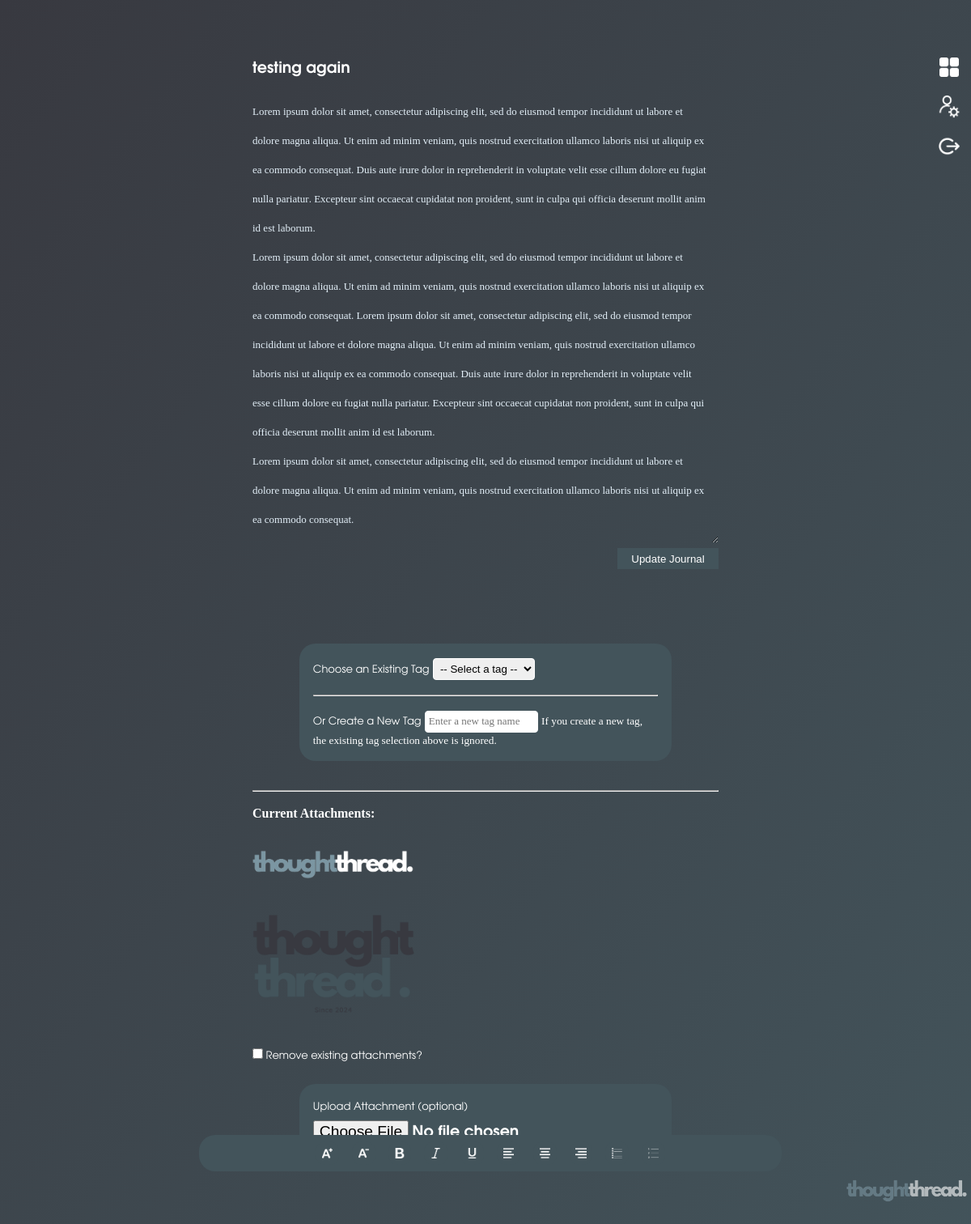
/journal/entry/20/edit/ (signed in), run on the app's committed database.
### journalApp/models.py (models this page shows, shortened)
class JournalEntry(models.Model):
    entry_id = models.AutoField(primary_key=True)
    user = models.ForeignKey(User, on_delete=models.CASCADE)
    title = models.CharField(max_length=255)
    content = models.TextField()
    created_at = models.DateTimeField(auto_now_add=True)
    updated_at = models.DateTimeField(auto_now=True)
    tag = models.ForeignKey(Tag, on_delete=models.SET_NULL, null=True, blank=True)

class Attachment(models.Model):
    attachment_id = models.AutoField(primary_key=True)
    journal_entry = models.ForeignKey(JournalEntry, on_delete=models.CASCADE, related_name='attachments')
    image = models.ImageField(upload_to='journal_attachments/')
    uploaded_at = models.DateTimeField(auto_now_add=True)

### journalApp/views.py (the view)
# urls.py: path('entry/<int:entry_id>/edit/', views.editEntry, name='editEntry'),
def editEntry(request, entry_id):
    journal = JournalEntry.objects.get(pk=entry_id,user=request.user)
    if request.method == 'POST':
        title = request.POST.get('title')
        content = request.POST.get('content')
        existing_tag_id = request.POST.get('existingTag')
        new_tag_name = request.POST.get('newTag')
        journal.title = title
        journal.content = content
        if new_tag_name:
            tag, _ = Tag.objects.get_or_create(name=new_tag_name, user=request.user)
            journal.tag = tag
        elif existing_tag_id:
            journal.tag = Tag.objects.get(tag_id=existing_tag_id, user=request.user)
        else:
            journal.tag = None
        remove_existing = request.POST.get('remove_attachment')
        if remove_existing == 'on':
            journal.attachments.all().delete()
        if 'new_attachment' in request.FILES:
            image_file = request.FILES['new_attachment']
            Attachment.objects.create(
                journal_entry=journal,
                image=image_file
            )
        journal.save()
        messages.success(request, "Entry updated successfully!")
        return redirect('viewEntry', entry_id=journal.entry_id)
    else:
        all_tags = Tag.objects.filter(user=request.user).distinct()
        context = {
            'journal': journal,
            'all_tags': all_tags
        }
        return render(request, 'journalApp/editEntry.html', context)

### journalApp/templates/journalApp/editEntry.html (shortened to what this page needs)
{% load static %}
<!DOCTYPE html>
<html lang="en">
<head>
    <link rel="stylesheet" href="{% static 'css/style.css' %}">
</head>
<body>
    <main id="main" class="journalentrypage">
        <div id="side-nav">
            <a href="{% url 'index' %}">
                <button>
                    <img src="{% static 'images/button-icons/dashboard.png' %}" alt="Dashboard" width="80%">
                </button>
            </a>
            <br><br>
            <a href="{% url 'profSetting' %}">
                <button>
                    <img src="{% static 'images/button-icons/profile.png' %}" alt="Profile" width="95%">
                </button>
            </a>
            <br><br>
            {% if user.is_authenticated %}
            <a href="{% url 'logOut' %}">
                <button>
                    <img src="{% static 'images/button-icons/logout.png' %}" alt="Logout" width="85%">
                </button>
            </a>
            {% endif %}
        </div>
        <form
            action="{% url 'editEntry' journal.entry_id %}"
            method="POST"
            id="journalForm"
            enctype="multipart/form-data"
        >
            <div class="form-group">
                <input
                    type="text"
                    id="journalTitle"
                    name="title"
                    class="form-control"
                    value="{{ journal.title }}"
                    required
                >
            </div>
            <div class="form-group">
                <div
                    id="journalContent"
                    class="journal-content-editable"
                    contenteditable="true"
                >
                    {{ journal.content|safe }}
                </div>
            </div>
            <div class="form-group mt-3" id="save-btn">
                <button
                    type="submit"
                    class="btn btn-primary"
                    onclick="prepareSubmission(event)"
                >
                    Update Journal
                </button>
            </div>
            <div id="tags-section">
                <div class="form-group">
                    <label for="existingTag">Choose an Existing Tag</label>
                    <select
                        id="existingTag"
                        name="existingTag"
                        class="form-control"
                    >
                        <option value="">-- Select a tag --</option>
                    </select>
                </div>
                <br>
                <hr>
                <br>
                <div class="form-group">
                    <label for="newTag">Or Create a New Tag</label>
                    <input
                        type="text"
                        id="newTag"
                        name="newTag"
                        class="form-control"
                        placeholder="Enter a new tag name"
                    >
                    <small class="text-muted">
                        If you create a new tag, the existing tag selection above is ignored.
                    </small>
                </div>
            </div>
            <br>
            <br>
            <hr>
            <br>
            {% if journal.attachments.all %}
                <h4>Current Attachments:</h4><br><br>
                {% for attach in journal.attachments.all %}
                    <img
                        src="{{ attach.image.url }}"
                        alt="Attachment"
                        style="max-width: 200px;"
                    ><br>
                {% endfor %}
                <label>
                    <input type="checkbox" name="remove_attachment">
                    Remove existing attachments?
                </label>
                <br><br>
            {% else %}
                <p>No attachments.</p>
            {% endif %}
            <div class="form-group" id="attachment-section">
                <label for="new_attachment">Upload Attachment (optional)</label>
                <input
                    type="file"
                    id="new_attachment"
                    name="new_attachment"
                    accept="image/*"
                >
            </div>
        </form>
        <div class="toolbar">
            <button onclick="changeSize('up')" title="Increase font size">
                <img src="{% static 'images/toolbar-icons/font-size-up.png' %}" alt="Increase Font Size">
            </button>
            <button onclick="changeSize('down')" title="Decrease font size">
                <img src="{% static 'images/toolbar-icons/font-size-down.png' %}" alt="Decrease Font Size">
            </button>
            <button onclick="formatText('bold')" title="Bold Font">
                <img src="{% static 'images/toolbar-icons/bold.png' %}" alt="Bold">
            </button>
            <button onclick="formatText('italic')" title="Italic Font">
                <img src="{% static 'images/toolbar-icons/italic.png' %}" alt="Italic">
            </button>
            <button onclick="formatText('underline')" title="Underline Font">
                <img src="{% static 'images/toolbar-icons/underline.png' %}" alt="Underline">
            </button>
            <button onclick="changeAlignment('left')" title="Left Align Text">
                <img src="{% static 'images/toolbar-icons/left-align.png' %}" alt="Left-Align">
            </button>
            <button onclick="changeAlignment('center')" title="Center Align Text">
                <img src="{% static 'images/toolbar-icons/center.png' %}" alt="Center-Align">
            </button>
            <button onclick="changeAlignment('right')" title="Right Align Text">
                <img src="{% static 'images/toolbar-icons/right-align.png' %}" alt="Right-Align">
            </button>
            <button onclick="addLists('bullet')" title="Bullet Points">
                <img src="{% static 'images/toolbar-icons/bullet-points.png' %}" alt="Bullet-Points">
            </button>
            <button onclick="addLists('numbered')" title="Numbered Points">
                <img src="{% static 'images/toolbar-icons/numbered points.png' %}" alt="Numbered-List">
            </button>
        </div>
        <div id="fixed-logo">
            <img src="{% static 'images/logos/thoughtthread-logo-rect.png' %}" alt="thoughtthread." width="30%">
        </div>
    </main>
</body>
</html>

### journalApp/static/css/style.css (style rules this page uses)
* { margin: 0; padding: 0; box-sizing: border-box; overflow-x: hidden; }
#main { background-image: linear-gradient(to bottom right, #383940, #43545b); padding: 5% 26%; }
#main form p, #main form h4 { color: white; }
#side-nav { position: fixed; top: 4.5%; left: 96.5%; }
#side-nav button { background-color: transparent; max-width: 30px; border: none; }
#main form input, #journalContent { padding: 2%; padding-left: 0; font-family: EvolventaBold; background-color: transparent; border: none; font-size: larger; color: white; }
#journalContent { font-family: Evolventa; font-size: small; min-height: 335px; overflow: hidden; resize: vertical; }
#main form input:focus, #journalContent { outline: none; border: none; }
.toolbar { position: fixed; top: 88%; left: 10.5%; }
.toolbar, #tags-section, #attachment-section { width: 60%; display: flex; justify-content: center; margin-bottom: 5px; background-color: #43545b; margin: 0px 10%; border-radius: 20px; margin-top: 8px; }
.toolbar button img { width: 70%; height: 70%; }
.toolbar button { width: 4%; height: 4%; padding: 5px; padding-top: 8px; margin: 8px; background-color: #43545b; border: none; border-radius: 12px; }
#tags-section, #attachment-section { display: block; padding: 3%; color: white; width: 80%; }
#main form label { color: white; font-family: Evolventa; font-size: small; }
#tags-section div input { font-family: Times; font-size: small; color: black; border: 1px solid white; padding: 1%; background: white; border-radius: 4px; }
#tags-section div select { border-radius: 4px; padding: 1%; border: 1px solid white; }
#save-btn { text-align: right; padding: 1% 0; }
#save-btn button { background-color: #43545b; padding: 1% 3%; color: white; border: none; }
#tags-section { margin-top: 15%; }
#attachment-section { margin-bottom: 15%; }
#fixed-logo { text-align: right; position: fixed; top: 92%; left: 58%; }
#fixed-logo img { filter: opacity(0.6); }

### data on the page
JournalEntry: title "testing again", content "Lorem ipsum dolor sit amet, consectetur adipiscing elit, sed do eiusmod tempor incididunt ut labore et dolore magna aliqua. Ut enim ad minim veniam, quis nostrud exercitation ullamco laboris nisi ut aliquip ex ea commodo consequat. Duis aute irure dolor in reprehenderit in voluptate velit esse cillum dolore eu fugiat nulla pariatur. Excepteur sint occaecat cupidatat non proident, sunt in culpa qui officia deserunt mollit anim id est laborum. Lorem ipsum dolor sit amet, consectetur adipiscing elit, sed do eiusmod tempor incididunt ut labore et dolore magna aliqua. Ut enim ad minim veniam, quis nostrud exercitation ullamco laboris nisi ut aliquip ex ea commodo consequat. Lorem ipsum dolor sit…"
Attachment: image (picture)
Attachment: image (picture)
